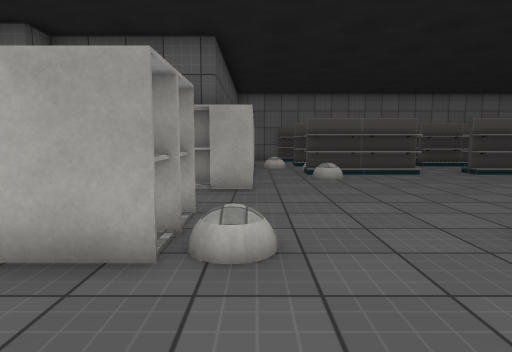
[1] (above)

23 first-person views from a walk through a scene from a Unity 3-D project. The camera is 1.2 m above the floor, tilts 6° down and sees 75° across. Doors are open. The floor is counted in squares, 1 m on a side. Each view is taken from the middle of a square. On the plan, view 1 faces up. The plan holds only what a view shows up to about 14 squares ahead; the rest is blank. The player is left out. Some surface patterns are stand-ins.

[2]
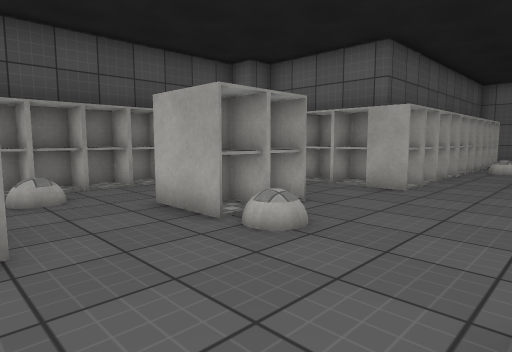

[3]
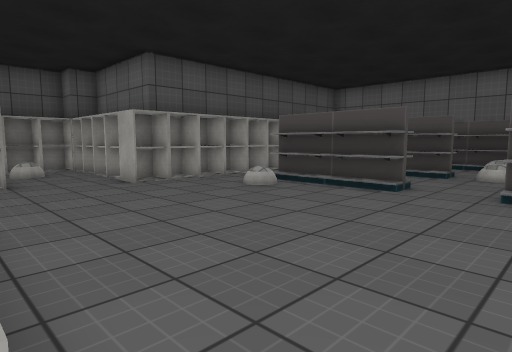

[4]
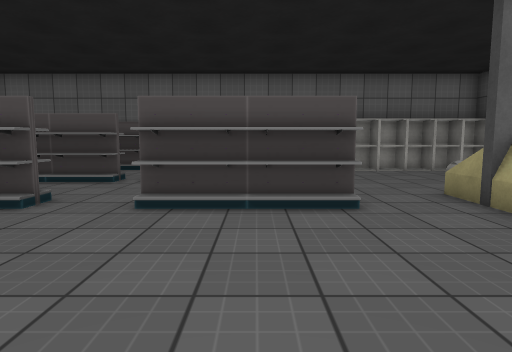

[5]
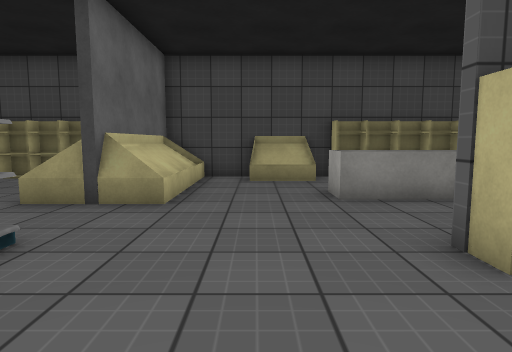

[6]
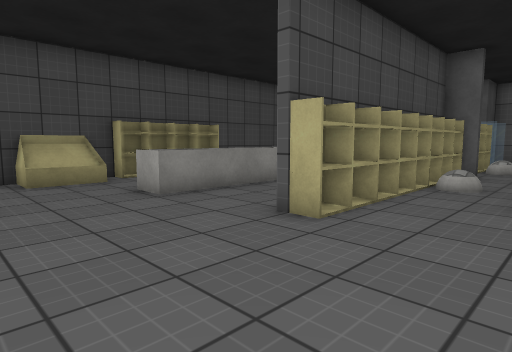

[7]
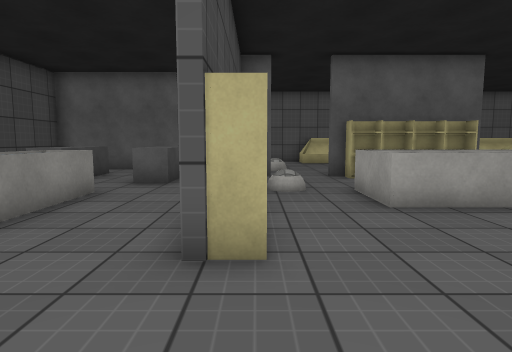

[8]
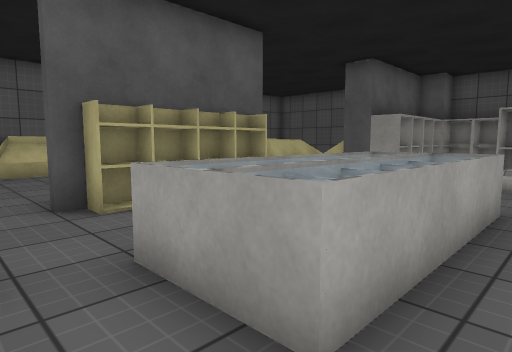

[9]
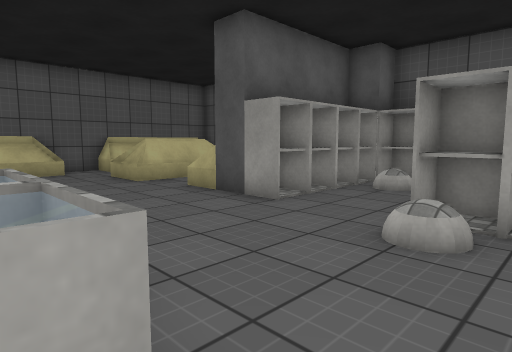

[10]
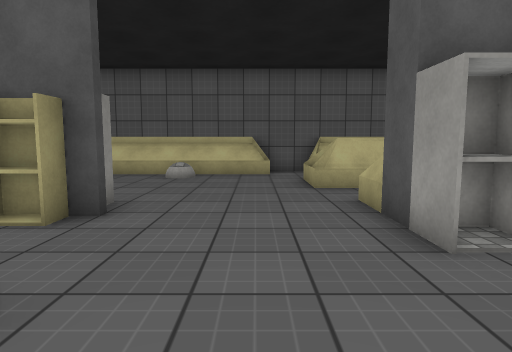

[11]
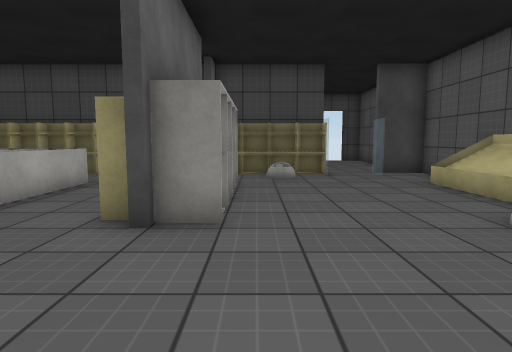

[12]
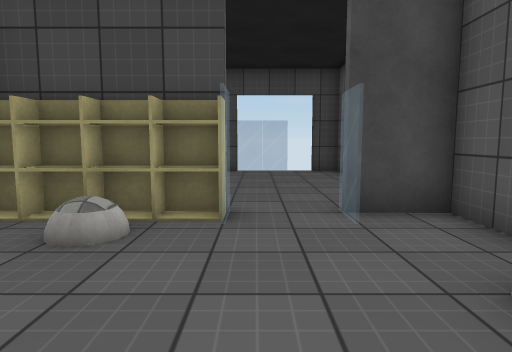

[13]
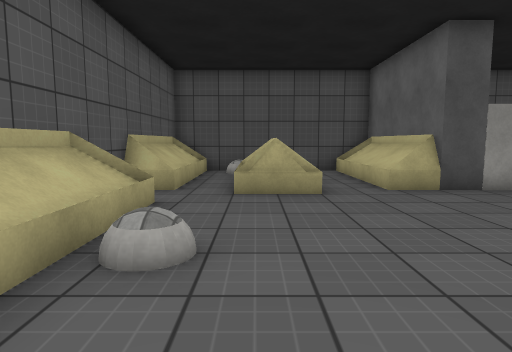

[14]
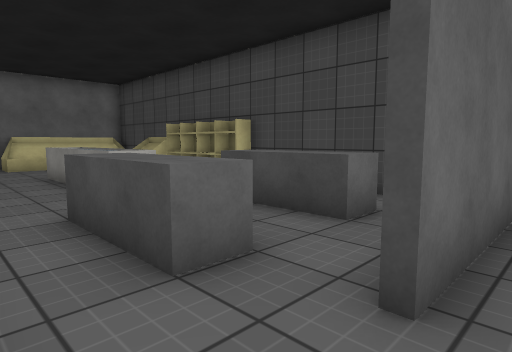

[15]
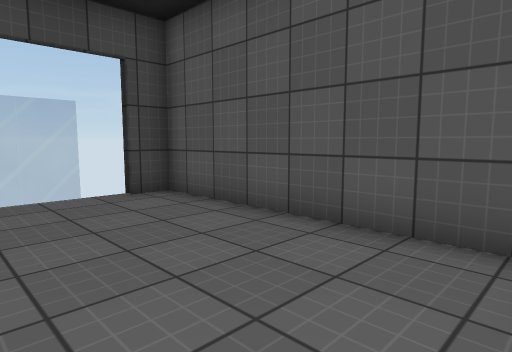

[16]
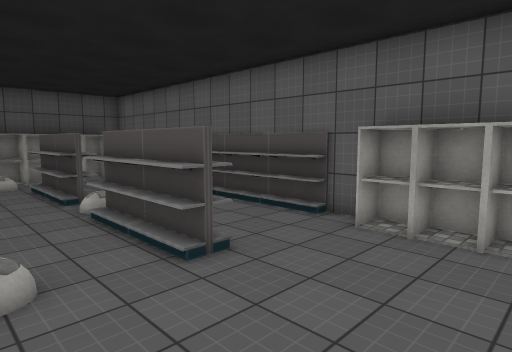

[17]
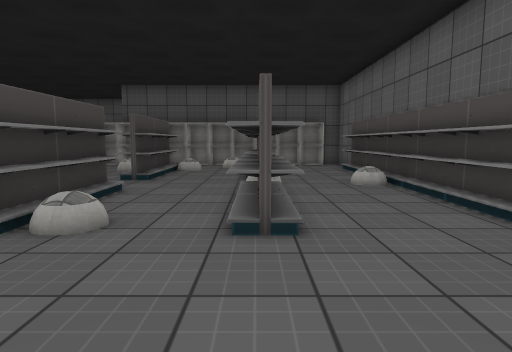

[18]
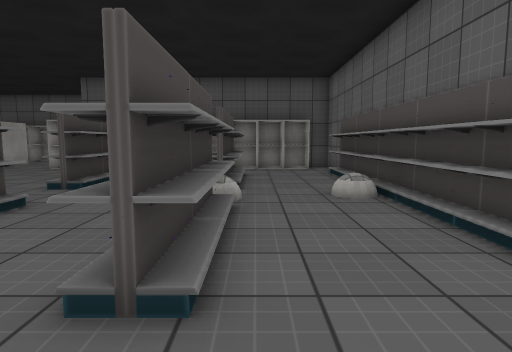

[19]
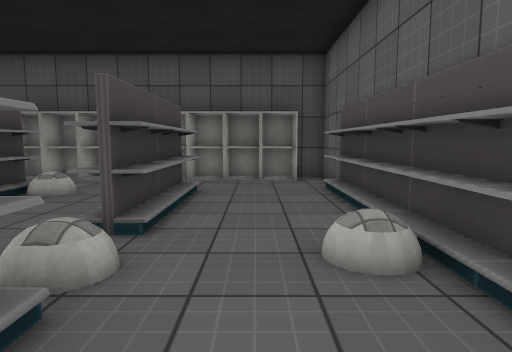

[20]
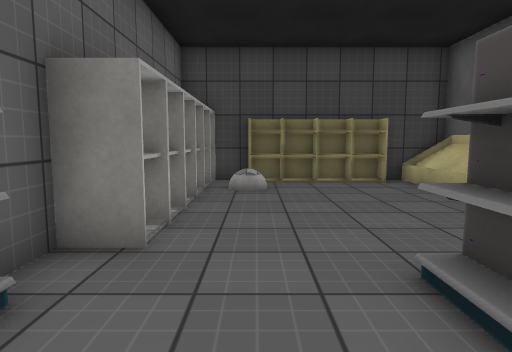

[21]
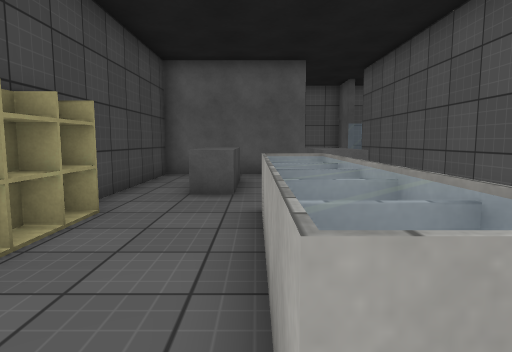

[22]
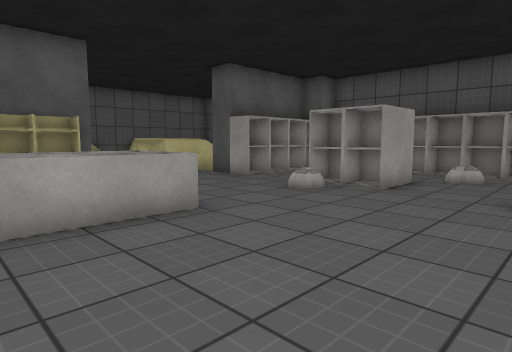

[23]
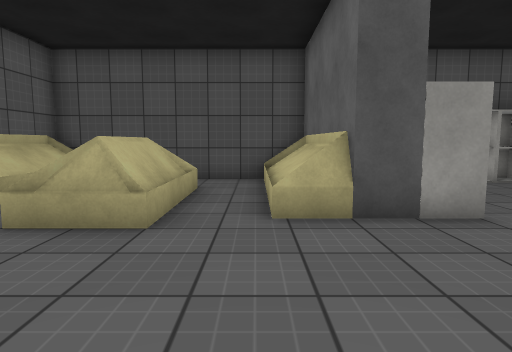

### Floor plan
Key: @ floor where view 1 was taken; # wall or solid block; . floor; / step, stairs or slope; D open door; = window, fence, low wall or low ledge; ^ raised ledge; v drop or lower ground; B white ball; S shelf; F fridge; O other object.
Columns run from 7 left of view 1 to 20 right of it. Each row starts with its distance up from view 1.
 20       ###S#S#SBS#S##FFF#FFF
 19       FF............FF.FF.#
 18       FF..................#
 17       FF..................S
 16       #F.SSSSSBSSSSS......S
 15       FB..................S
 14       FF..................#
 13       FF.BBSS..SSSB...////#
 12       FF.SSSSS.SSSSS..#####
 11       FF.B............////#
 10       FF..................#
  9 ##FFFFFF................./#
  8 #FFFF.F................../#
  7 #F....................^^.=#
  6 #F.B..............S...^^..S
  5 #F..FFF...........S...^^..S
  4 #F..FFB....^^^^^..S...^^..S
  3 #F..FFB....^^^^^..S ..^^..S
  2 #F.........^^^^^..B ..^...#
  1 #F.B..............B ......#
  0 ##FFFFF@..........S .O..O.#
 -1 #######....#SSS#..#..O..O.#
 -2 #/////=....FFFFF..S..O..O.#
 -3 #.................S.......#
 -4 #.................B ..#####
 -5 #..=##=...........S.......D#
 -6 #  =##=...................D#
 -7 #O........BB......==......D
 -8 #//////////////=...#......D
 -9 #v////###//////#...#......#
-10 ####### ###################

Where each view was taken, in squares from view 1:
view 1: 0 up, 0 right, facing up
view 2: 0 up, 3 right, facing up-left
view 3: 4 up, 9 right, facing up-left
view 4: 6 up, 10 right, facing up
view 5: 9 up, 8 right, facing right
view 6: 11 up, 8 right, facing down-right
view 7: 10 up, 11 right, facing down
view 8: 5 up, 10 right, facing down-left
view 9: 5 up, 4 right, facing down-left
view 10: 4 up, 1 right, facing down
view 11: 3 down, 1 left, facing right
view 12: 6 down, 6 right, facing right
view 13: 6 down, 7 right, facing left
view 14: 5 down, 12 right, facing up-right
view 15: 5 down, 12 right, facing down-right
view 16: 13 up, 16 right, facing up-left
view 17: 16 up, 16 right, facing left
view 18: 17 up, 14 right, facing left
view 19: 18 up, 10 right, facing left
view 20: 18 up, 9 right, facing right
view 21: 8 up, 16 right, facing down
view 22: 9 up, 7 right, facing down-left
view 23: 3 down, 4 right, facing left
